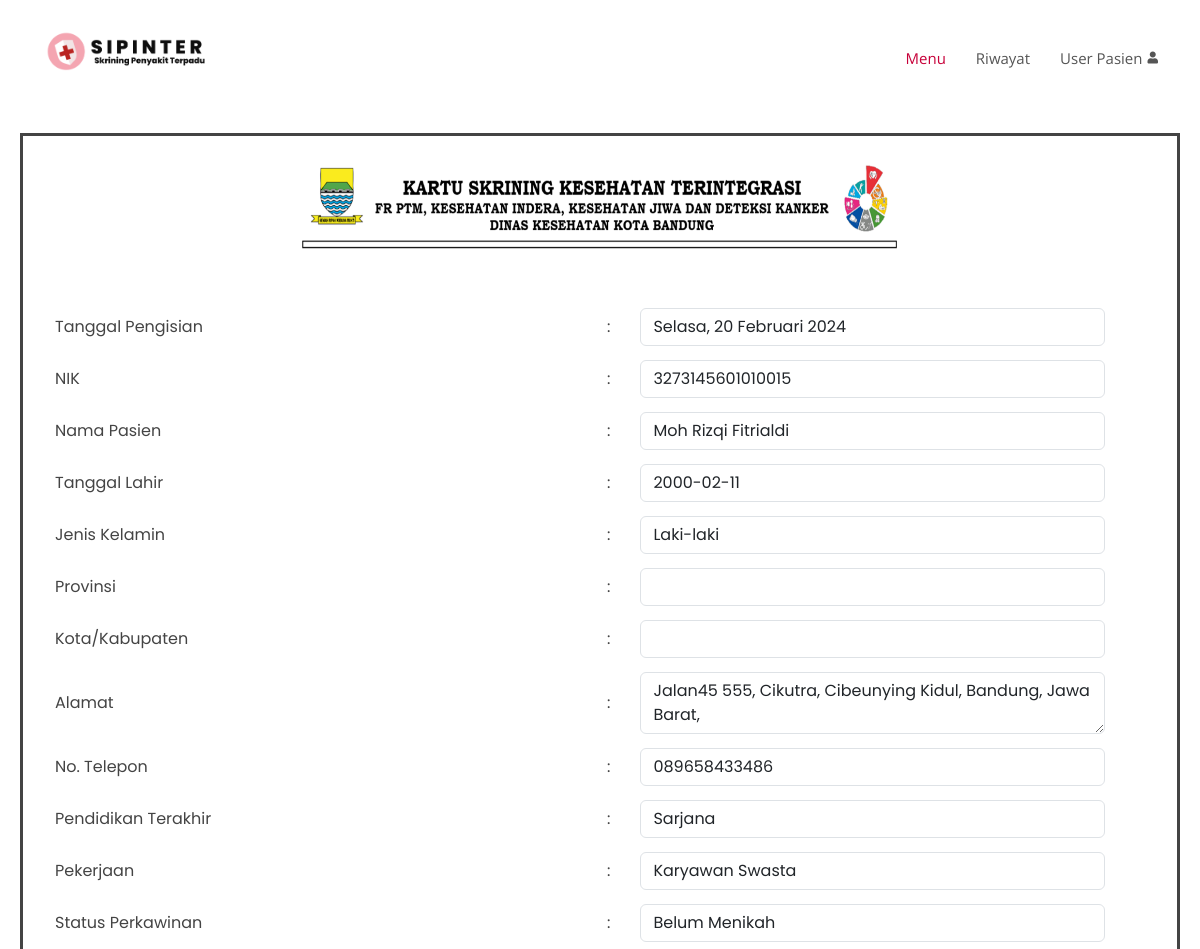
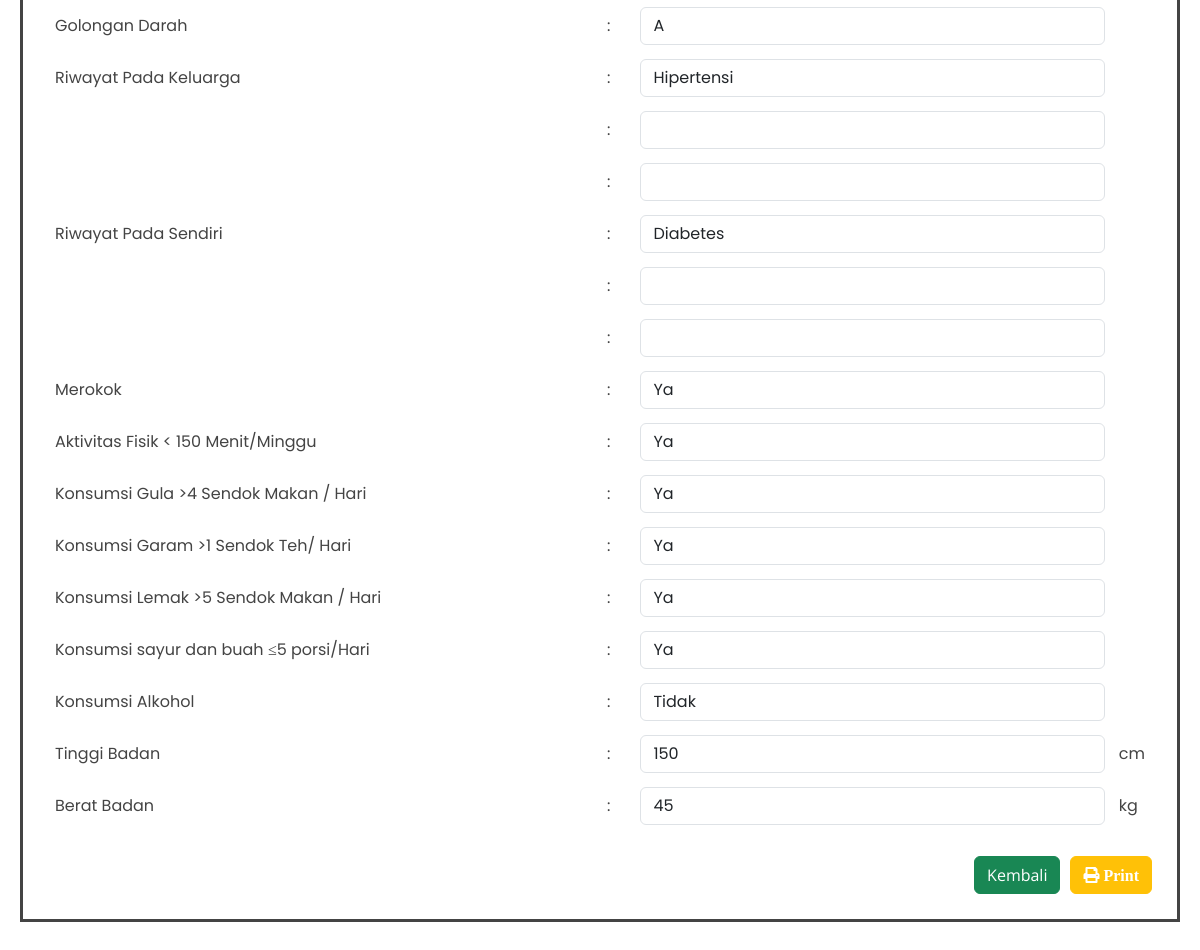
Screenshot of /hasilskrining.php?id_ptm=10 with the database file from the repository (2 pictures, top to bottom).
### tables this page shows
CREATE TABLE `ptm_pasien` (
  `id_ptm` int(11) NOT NULL,
  `id_user` int(11) NOT NULL,
  `tanggal_pengisian` varchar(50) NOT NULL,
  `nik` varchar(16) NOT NULL,
  `nama_lengkap` varchar(20) NOT NULL,
  `ttl` date NOT NULL,
  `jenis_kelamin` varchar(20) NOT NULL,
  `alamat` varchar(100) NOT NULL,
  `provinsi` varchar(20) NOT NULL,
  `kota` varchar(20) NOT NULL,
  `tlp` varchar(15) NOT NULL,
  `pendidikan` varchar(20) NOT NULL,
  `pekerjaan` varchar(30) NOT NULL,
  `status` varchar(20) NOT NULL,
  `goldar` varchar(3) NOT NULL,
  `riwayatkeluarga1` varchar(20) NOT NULL,
  `riwayatkeluarga2` varchar(20) NOT NULL,
  `riwayatkeluarga3` varchar(20) NOT NULL,
  `riwayatsendiri1` varchar(20) NOT NULL,
  `riwayatsendiri2` varchar(20) NOT NULL,
  `riwayatsendiri3` varchar(20) NOT NULL,
  `merokok` varchar(10) NOT NULL,
  `fisik` varchar(10) NOT NULL,
  `gula` varchar(10) NOT NULL,
  `garam` varchar(10) NOT NULL,
  `lemak` varchar(10) NOT NULL,
  `sayur` varchar(10) NOT NULL,
  `alkohol` varchar(10) NOT NULL,
  `berat` varchar(5) NOT NULL,
  `tinggi` varchar(5) NOT NULL,
  `status_post` varchar(30) NOT NULL
);

### hasilskrining.php (the view, shortened to what this page needs)
<?php
include 'function.php';
    $id_ptm = $_GET["id_ptm"];
    $queryPTM = mysqli_query($koneksi, "SELECT * FROM ptm_pasien where id_ptm = '$id_ptm'");
    $tampil = mysqli_fetch_assoc($queryPTM);
?>
<!DOCTYPE html>
<html lang="en">
<head>
  <link href="vendor/fontawesome-free/css/all.min.css" rel="stylesheet" type="text/css">
  <link href="assets/vendor/aos/aos.css" rel="stylesheet">
  <link href="assets/vendor/bootstrap/css/bootstrap.min.css" rel="stylesheet">
  <link href="assets/vendor/bootstrap-icons/bootstrap-icons.css" rel="stylesheet">
  <link href="assets/vendor/boxicons/css/boxicons.min.css" rel="stylesheet">
  <link href="assets/vendor/glightbox/css/glightbox.min.css" rel="stylesheet">
  <link href="assets/vendor/remixicon/remixicon.css" rel="stylesheet">
  <link href="assets/vendor/swiper/swiper-bundle.min.css" rel="stylesheet">
  <link href="assets/css/style.css" rel="stylesheet">
  <link rel="stylesheet" href="custom.css" />
</head>
<body>
<header id="header" class="fixed-top d-flex align-items-center">
    <div class="container d-flex align-items-center justify-content-between">
      <div class="logo">
          <a class="navbar-brand fw-bold" href="#page-top">
              <div class="sidebar-brand-icon">
                  <img src="gambar/Logo-Sipinter.png" width="175" height="auto" alt="logo" />
              </div>
          </a>
      </div>
      <nav id="navbar" class="navbar">
        <ul>
          <li><a class="nav-link scrollto active" href="menupasien.php">Menu</a></li>
          <li><a class="nav-link scrollto" href="riwayat.php">Riwayat</a></li>
          <li class="dropdown"><a href="#"><span>User Pasien</span> <i class="fas fa-user"></i></a>
          </li>
        </ul>
      </nav>
    </div>
  </header>
<main id="main">
<section class="test mt-5">
<div class="">
        <div class="solid">
            <div class="form-row">
                <div class="panel-heading">
                <center>
                <img src="gambar/kartu-logo.png" width="600" height="90" style="margin-bottom: 50px"></center>
                </div>
                <div class="panel-body">
                <div class="box-body table-responsive">
                    <form action="" id="tambah" method="POST" class="tambah_pasien">
                        <table cellpadding="7" cellspacing="7">
                            <tr>
                                <td width="100">Tanggal Pengisian</td>
                                <td>:&emsp;</td>
                                <td width="600"><input type="text" class="form-control form-control-user " id="tanggal_pengisian" name="tanggal_pengisian"   value="<?php echo $tampil['tanggal_pengisian']?>" readonly></td>
                            </tr>
                            <tr>
                                <td width="150">NIK</td>
                                <td>:&emsp;</td>
                                <td><input type="text" class="form-control form-control-user "  id="nik" name="nik"  value="<?php echo $tampil['nik']?>" readonly></td>
                            </tr>
                            <tr>
                                <td width="150">Nama Pasien</td>
                                <td>:&emsp;</td>
                                <td><input type="text" class="form-control form-control-user" id="nama_lengkap" name="nama_lengkap"  value="<?php echo $tampil['nama_lengkap']?>" readonly></td>
                            </tr>
                            <tr>
                                <td width="150" class="col-lg-6">Tanggal Lahir</td>
                                <td>:&emsp;</td>
                                <td><input type="text" class="form-control form-control-user" id="ttl" name="ttl"  value="<?php echo $tampil['ttl']?>" readonly></td>
                            </tr>
                            <tr>
                                <td width="150" class="col-lg-6">Jenis Kelamin</td>
                                <td>:&emsp;</td>
                                <td><input type="text" class="form-control form-control-user" id="jenis_kelamin" name="jenis_kelamin"  value="<?php echo $tampil['jenis_kelamin']?>" readonly></td>
                            </tr>
                            <tr>
                                <td width="150" class="col-lg-6">Provinsi</td>
                                <td>:&emsp;</td>
                                <td><input type="text" class="form-control form-control-user" id="provinsi" name="provinsi" value="<?php echo $tampil['provinsi']?>" readonly></td>
                            </tr>
                            <tr>
                                <td width="150" class="col-lg-6">Kota/Kabupaten</td>
                                <td>:&emsp;</td>
                                <td><input type="text" class="form-control form-control-user" id="kota" name="kota" value="<?php echo $tampil['kota']?>" readonly></td>
                            </tr>
                            <tr>
                                <td width="150">Alamat</td>
                                <td>:&emsp;</td>
                                <td><textarea type="text" class="form-control form-control-user" id="alamat" name="alamat"  value="<?php echo $tampil['alamat']?>" readonly><?php echo $tampil['alamat']?></textarea></td>
                            </tr>
                            <tr>
                                <td width="150">No. Telepon</td>
                                <td>:&emsp;</td>
                                <td><input type="text" class="form-control form-control-user" id="tlp" name="tlp"  value="<?php echo $tampil['tlp']?>" readonly></td>
                            </tr>
                            <tr>
                                <td width="150">Pendidikan Terakhir</td>
                                <td>:&emsp;</td>
                                <td><input type="text" class="form-control form-control-user" id="pendidikan" name="pendidikan"  value="<?php echo $tampil['pendidikan']?>" readonly></td>
                            </tr>
                            <tr>
                                <td width="150">Pekerjaan</td>
                                <td>:&emsp;</td>
                                <td><input type="text" class="form-control form-control-user" id="pekerjaan" name="pekerjaan"  value="<?php echo $tampil['pekerjaan']?>" readonly></td>
                            </tr>
                            <tr>
                                <td width="150">Status Perkawinan</td>
                                <td>:&emsp;</td>
                                <td><input type="text" class="form-control form-control-user" id="status" name="status"  value="<?php echo $tampil['status']?>" readonly></td>
                            </tr>
                            <tr>
                                <td width="150">Golongan Darah</td>
                                <td>:&emsp;</td>
                                <td><input type="text" class="form-control form-control-user" id="goldar" name="goldar"  value="<?php echo $tampil['goldar']?>" readonly></td>
                            </tr>
                            <tr>
                                <td width="150">Riwayat Pada Keluarga</td>
                                <td>:&emsp;</td>
                                <td>
                                <input type="text" class="form-control form-control-user" id="riwayatkeluarga1" name="riwayatkeluarga1"  value="<?php echo $tampil['riwayatkeluarga1']?>" readonly>
                                </td>
                            </tr>
                            <tr>
                                <td width="150"></td>
                                <td>:&emsp;</td>
                                <td>
                                <input type="text" class="form-control form-control-user" id="riwayatkeluarga2" name="riwayatkeluarga2"  value="<?php echo $tampil['riwayatkeluarga2']?>" readonly>
                                </td>
                            </tr>
                            <tr>
                                <td width="150"></td>
                                <td>:&emsp;</td>
                                <td>
                                <input type="text" class="form-control form-control-user" id="riwayatkeluarga3" name="riwayatkeluarga3"  value="<?php echo $tampil['riwayatkeluarga3']?>" readonly>
                                </td>
                            </tr>
                            <tr>
                                <td width="150">Riwayat Pada Sendiri</td>
                                <td>:&emsp;</td>
                                <td>
                                <input type="text" class="form-control form-control-user" id="riwayatsendiri1" name="riwayatsendiri1"  value="<?php echo $tampil['riwayatsendiri1']?>" readonly>
                                </td>
                            </tr>
                            <tr>
                                <td width="150"></td>
                                <td>:&emsp;</td>
                                <td>
                                <input type="text" class="form-control form-control-user" id="riwayatsendiri2" name="riwayatsendiri2"  value="<?php echo $tampil['riwayatsendiri2']?>" readonly>
                                </td>
                            </tr>
                            <tr>
                                <td width="150"></td>
                                <td>:&emsp;</td>
                                <td>
                                <input type="text" class="form-control form-control-user" id="riwayatsendiri3" name="riwayatsendiri3"  value="<?php echo $tampil['riwayatsendiri3']?>" readonly>
                                </td>
                            </tr>
                            <tr>
                                <td width="150">Merokok</td>
                                <td>:&emsp;</td>
                                <td>
                                <input type="text" class="form-control form-control-user" id="merokok" name="merokok"  value="<?= $tampil['merokok']?>" readonly>
                                </td>
                            </tr>
                            <tr>
                                <td width="150">Aktivitas Fisik < 150 Menit/Minggu  </td>
                                <td>:&emsp;</td>
                                <td>
                                <input type="text" class="form-control form-control-user" id="fisik" name="fisik"  value="<?= $tampil['fisik']?>" readonly>
                                </td>
                            </tr>
                            <tr>
                                <td width="150">Konsumsi Gula >4 Sendok Makan / Hari</td>
                                <td>:&emsp;</td>
                                <td>
                                <input type="text" class="form-control form-control-user" id="gula" name="gula"  value="<?php echo $tampil['gula']?>" readonly>
                                </td>
                            </tr>
                            <tr>
                                <td width="150">Konsumsi Garam >1 Sendok Teh/ Hari</td>
                                <td>:&emsp;</td>
                                <td>
                                <input type="text" class="form-control form-control-user" id="garam" name="garam"  value="<?php echo $tampil['garam']?>" readonly>
                                </td>
                            </tr>
                            <tr>
                                <td width="150">Konsumsi Lemak >5 Sendok Makan / Hari </td>
                                <td>:&emsp;</td>
                                <td>
                                <input type="text" class="form-control form-control-user" id="lemak" name="lemak"  value="<?php echo $tampil['lemak']?>" readonly>
                                </td>
                            </tr>
                            <tr>
                                <td width="150">Konsumsi sayur dan buah ≤5 porsi/Hari</td>
                                <td>:&emsp;</td>
                                <td>
                                <input type="text" class="form-control form-control-user" id="sayur" name="sayur"  value="<?php echo $tampil['sayur']?>" readonly>
                                </td>
                            </tr>
                            <tr>
                                <td width="150">Konsumsi Alkohol</td>
                                <td>:&emsp;</td>
                                <td>
                                <input type="text" class="form-control form-control-user" id="alkohol" name="alkohol"  value="<?php echo $tampil['alkohol']?>" readonly>
                                </td>
                            </tr>
                            <tr>
                                <td width="150">Tinggi Badan </td>
                                <td>:&emsp;</td>
                                <td><input type="text" class="form-control form-control-user" id="tinggi" name="tinggi" value="<?php echo $tampil['tinggi']?>"></td>
                                <td>cm</td>
                            </tr>
                            <tr>
                                <td width="150">Berat Badan </td>
                                <td>:&emsp;</td>
                                <td><input type="text" class="form-control form-control-user" id="berat" name="berat" value="<?php echo $tampil['berat']?>"></td>
                                <td>kg</td>
                            </tr>
                        </table>
                                        <br>
                        <div class="modal-footer">
                            <a type=button  onclick="history.back();" class="btn btn-success" style="margin-right:10px">Kembali</a>
                            <button type="button" class="btn btn-warning" onclick="window.print()" style="color:white;"><i class="fas fa-print" > Print</i></button>
                        </div>
                    </form>
                </div>
</section>
</main>
</body>
</html>

### rows the page displays
ptm_pasien: tanggal_pengisian "Selasa, 20 Februari 2024", nik "3273145601010015", nama_lengkap "Moh Rizqi Fitrialdi", ttl "2000-02-11", jenis_kelamin "Laki-laki", alamat "Jalan45 555, Cikutra, Cibeunying Kidul, Bandung, Jawa Barat,", tlp "089658433486", pendidikan "Sarjana", pekerjaan "Karyawan Swasta", status "Belum Menikah", goldar "A", riwayatkeluarga1 "Hipertensi", riwayatsendiri1 "Diabetes", merokok "Ya", fisik "Ya", gula "Ya", garam "Ya", lemak "Ya", sayur "Ya", alkohol "Tidak", tinggi "150", berat "45"
